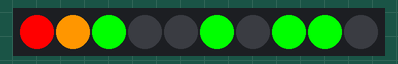
This sketch was run on a simulated Arduino Uno, built with avr-gcc and run on an emulated ATmega328P. Parts: 10 RGB LEDs in strip order, left to right. Random numbers use the default seed unless the sketch sets one.

Above: at 0.01 s.
At 5.29 s:
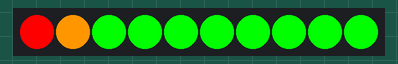
At 10.1 s:
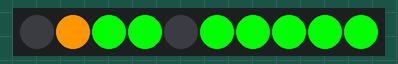
At 18.18 s:
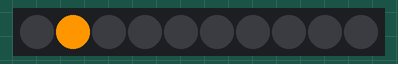
At 19.83 s:
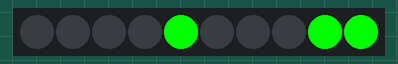
At 39.87 s:
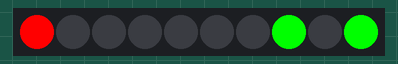

The sketch:

Random.ino
```cpp
/*
Grove LED Bar - Random Example
This example will show you how to use setBits() function of this library.
Set any combination of LEDs using 10 bits.
*/

#include <Grove_LED_Bar.h>

Grove_LED_Bar bar(9, 8, 0);  // Clock pin, Data pin, Orientation

void setup()
{
  // nothing to initialize
  bar.begin();
}

void loop()
{
  // Display a random value between 0 (all LEDs off) and 1023 (all LEDs on)
  bar.setBits(random(1024));
  delay(50);
}
```
